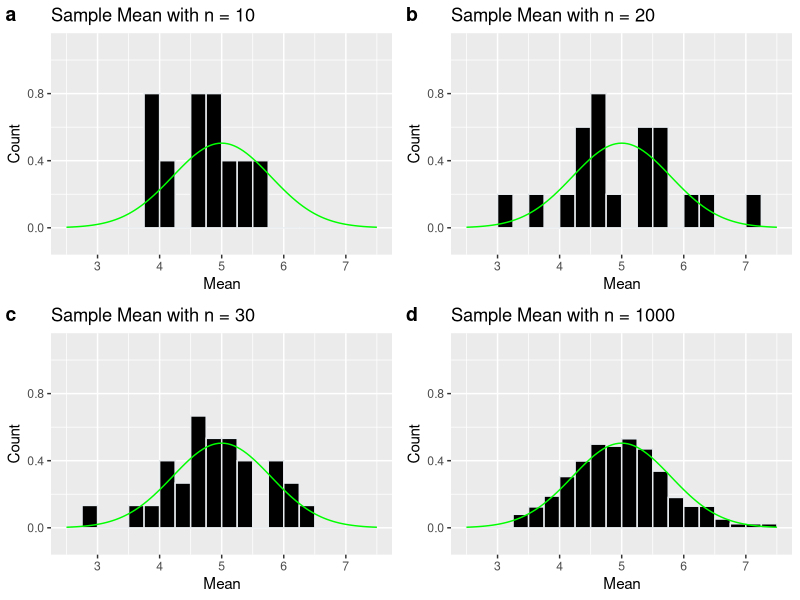

The R script that drew this image:
## ---- chunk 1
knitr::opts_chunk$set(echo = TRUE)
## ---- chunk 2
options(scipen = 999)
options(digits = 3)

# Verify the simulation data is formatted as a list of n matrices
VERIFY_SOURCE_FILE = FALSE    # store to file
VERIFY_SOURCE_SCR  = FALSE    # print to screen
RUN_SIM_VERIFY     = FALSE    # run verification tests

# Verify the mean column data is stored as a list of lists.
VERIFY_MEAN_DISTRIB_FILE  = FALSE
VERIFY_MEAN_DISTRIB_SCR   = FALSE
RUN_VERIFY_MEAN_DISTRIB   = FALSE

# Verify the simulation data 
VERIFY_SAMPLE_STATS_FILE  = FALSE
VERIFY_SAMPLE_STATS_SCR   = FALSE
RUN_VERIFY_STATS          = FALSE

# Verify the mean distribution images 
VERIFY_MEAN_DIST_IMG      = TRUE
RUN_MEAN_DIST_IMG         = TRUE

library(dplyr)
library(ggplot2)
library(gridExtra)
library(knitr)
library(kableExtra)
library(ggpubr)
library(matrixStats)

set.seed(2063)

## ---- chunk 3

generateSimData <- function(sampleRepetition, sampleSize, lambda)
{
  if(RUN_SIM_VERIFY & VERIFY_MEAN_DISTRIB_SCR & TRUE)
  {
    print("generateSimData: verify inputs")
    print(paste0("sampleRepetitions = ", sampleRepetition))
    print(paste0("sampleSize   = ", sampleSize))
    print(paste0("lambda       = ", lambda))
  }

  # ----------------------------------------------------------------------------------
  simData <- list()

  for (i in 1:length(sampleRepetition)) {
    simData[[i]] <- matrix(rexp(sampleRepetition[i]*sampleSize, lambda), 
                                   nrow = sampleSize, ncol = sampleRepetition[i])
  }
  # ----------------------------------------------------------------------------------

  if(RUN_SIM_VERIFY & VERIFY_SOURCE_FILE & FALSE)
  {
    print("generateSimData: store in simData_#.csv")
    filename <- paste0("simData_", sampleRepetition[i], ".csv")
    write.csv(sampleMatrix, filename, row.names=FALSE)
  }

  if(RUN_SIM_VERIFY & VERIFY_SOURCE_SCR & TRUE)
  {
    print("generateSimData: ")
    print(simData)
  }

  return (simData)
}

if(RUN_SIM_VERIFY & TRUE)
{
  lambda       <- 0.2
  sampleSize   <- 40
  sampleRepetition  <- c(10, 20, 30, 40)
  
  simData <- generateSimData(sampleRepetition, sampleSize, lambda)

  print("RUN_SIM_VERIFY: simData")
  print(simData)
}

## ---- chunk 4

calcMeanDistributions <- function(sampleRepetition, simData)
{
  if(RUN_VERIFY_MEAN_DISTRIB & VERIFY_MEAN_DISTRIB_SCR & TRUE)
  {
    print("generateSimData: verify inputs")
    print(paste0("sampleRepetitions = ", sampleRepetition))
    # print("simData = ")
    # print(simData)
    print("Test sim data separately")
  }

  # ----------------------------------------------------------------------------------
  meanDistributions <- list()
  
  for (i in 1:length(sampleRepetition)) {
    meanDistributions[[i]]   <- colMeans(simData[[i]])
  }
  # ----------------------------------------------------------------------------------
 
  return (meanDistributions)
}

if(RUN_VERIFY_MEAN_DISTRIB & TRUE)
{
  print("RUN_VERIFY_MEAN_DISTRIB: meanDistributions")
  lambda       <- 0.2
  sampleSize   <- 40
  sampleRepetition  <- c(10, 20, 30, 40)
  
  simData           <- generateSimData(sampleRepetition, sampleSize, lambda)
  meanDistributions <- calcMeanDistributions(sampleRepetition, simData)

  print("RUN_VERIFY_MEAN_DISTRIB: meanDistributions")
  print(meanDistributions)
}

## ---- chunk 5

getSampleMeansStats <- function (sampleRepetition, meanDistributions, mu, var)
{
  if(RUN_VERIFY_STATS & VERIFY_SAMPLE_STATS_SCR & TRUE)
  {
    print("getSampleMeansStats: verify inputs")
    print(paste0("sampleRepetitions = ", sampleRepetition))
    print(paste0("mu           = ", mu))
    print(paste0("var          = ", var))
    # print("meanDistributions = ")
    # print(meanDistributions)
    print("Test meanDistributions separately")
  }

  # -----------------------------------------------------------------------------
  sampleStats <- data.frame(N_obs = integer(), mu = double(), muErr = double(), 
                            variation = double(), varErr = double())  
  for (i in 1:length(sampleRepetition)) {
    xbar     <- mean(meanDistributions[[i]])
    variance <- var(meanDistributions[[i]])

    sampleStats  <- rbind(sampleStats, 
                           c(sampleRepetition[i], xbar, abs((mu - xbar)/xbar),
                             variance, abs((var - variance)/variance)))
  }
  colnames(sampleStats) <- c("NRep", "Mean", "AbsErr_Mean", "Variance", "AbsEr_Var")
  # -----------------------------------------------------------------------------
  
  return (sampleStats)
}

if(RUN_VERIFY_STATS & TRUE)
{
  lambda       <- 0.2
  sampleSize   <- 40
  mu           <- 1/lambda
  var          <- mu^2/sqrt(sampleSize)
  sampleRepetition  <- c(10, 20, 30, 40)

  simData           <- generateSimData(sampleRepetition, sampleSize, lambda)
  meanDistributions <- calcMeanDistributions(sampleRepetition, simData)
  sampleMeansStats  <- getSampleMeansStats(sampleRepetition, meanDistributions, mu, var)
  print("RUN_VERIFY_STATS: sampleMeansStats")
  print(sampleMeansStats)
}

## ---- chunk 6

imageMeanDistribution <- function(sampleRepetition, sampleSize, meanDistributions, 
                                  binRange, binName, mu, var)
{
  if(RUN_MEAN_DIST_IMG & VERIFY_MEAN_DIST_IMG & FALSE)
  {
    print("imageMeanDistribution: verify inputs")
    print(paste0("sampleRepetitions = ", sampleRepetition))
    print(paste0("binRange          = ", binRange))
    print(paste0("binName           = ", binName))
    print(paste0("binName           = ", class(binName)))
    print(paste0("sampleSize        = ", sampleSize))
    # print("meanDistributions = ")
    # print(meanDistributions)
    print("Test meanDistributions separately")
  }

  # -----------------------------------------------------------------------------
  label <- c("a", "b","c","d")
  pltList <- list()

  for (i in 1:length(sampleRepetition)) {
    frame  <- data.frame(pdf = meanDistributions[[i]])
    colnames(frame) <- c("pdf")

    if(RUN_MEAN_DIST_IMG & VERIFY_MEAN_DIST_IMG & TRUE)
    {
      print(paste0("imageMeanDistribution: len binRange:    ", length(binRange)))
      print(paste0("imageMeanDistribution: len binName:     ", length(binName)))
      print(paste0("imageMeanDistribution: len binName:     ", binName))
      print("imageMeanDistribution: -------------------- frame")
      print(frame)
    }

    pltList[[i]] <- ggplot(frame, aes(x = pdf)) +
      geom_histogram(aes(y=..density..), breaks = binRange, fill="#000000", color="#e9ecef") +
      stat_function(fun = function (x)
        dnorm(x, mean =  mu, sd = mu/sqrt(sampleSize)),
        color = "green") +
      ggtitle(paste0("Sample Mean with n = ", sampleRepetition[i])) +
      scale_x_continuous(limits = c(2.5, 7.5), "Mean") +
      scale_y_continuous(limits = c(-0.1, 1.1), "Count")

    # plot(pltList[[1]])

  }

  plt <- ggarrange(pltList[[1]], pltList[[2]], pltList[[3]], pltList[[4]],
          labels = label,
          ncol = 2, nrow = 2)

  ggsave(plot = plt, width = 6.0, height = 4.0, dpi = 300,
         filename = "distribution.png")
  # -----------------------------------------------------------------------------

}

if(RUN_MEAN_DIST_IMG & TRUE)
{
  lambda       <- 0.2
  sampleSize   <- 40
  mu           <- 1/lambda
  var          <- mu^2/sqrt(sampleSize)
  sampleRepetition  <- c(10, 20, 30, 1000)
  binRange          <- seq(2.5, 7.5, by = 0.25)
  binName           <- list()

  for (i in 1:(length(binRange)-1)) {
    print(paste0("[", binRange[i], ", ", binRange[i+1], ")"))
    binName <- append(binName, paste0("[", binRange[i], ", ", binRange[i+1], ")"))
  }

  simData           <- generateSimData(sampleRepetition, sampleSize, lambda)
  meanDistributions <- calcMeanDistributions(sampleRepetition, simData)
  imageMeanDistribution(sampleRepetition, sampleSize, meanDistributions, 
                        binRange, binName, mu, var)
  print("RUN_MEAN_DIST_IMG: check image")
}


## ---- chunk 7
# 
# doses    = c(0.5, 1.0, 2.0) # mg/day
# delivery = c("OJ", "AA")    # delivery of AA, OJ - Orange Juice, AA - Ascorbic Acid
# 
# nPigs    <- 60
# nLength  <- nPigs/(length(doses)*length(delivery))
# nBins    <- nPigs/nLength
# bw <- c(3, 3, 4, 3, 3, 4)
# p <- list()
# 
#   doseFactor  <- as.factor(ToothGrowth$dose)
#   allFactor   <- as.factor(paste0(ToothGrowth$supp, "-", ToothGrowth$dose))
#   
#   ToothGrowth <- cbind(ToothGrowth, doseFactor)
#   ToothGrowth <- cbind(ToothGrowth, allFactor)
#   # print("All factor")
#   # print(allFactor)
#   # print(ToothGrowth)
# 
# createTeethData <- function ()
# {
#   teethDF <- data.frame(matrix(0, nrow = 10, ncol = 0))
#   # toothLen <- ToothGrowth$len
#   treatmentName <- c()
#   # print("ToothGrowth:")
#   # print(class(ToothGrowth))
#   # print(ToothGrowth)
#   # print("toothLen:")
#   # print(class(toothLen))
#   # print(toothLen)
#   # print(toothLen[1:10])
#   for (i in 1:nBins){
#     # print(ToothGrowth[((i-1)*nLength + 1) : (i*nLength),])
#     # print(cbind(ToothGrowth[((i-1)*nLength + 1) : (i*nLength),]))
#     # print(paste0(i, " start = ", (i-1)*nLength + 1, " end = ", i*nLength))
#     # print(toothLen[((i-1)*nLength + 1) : (i*nLength)])
#     # print("------------------------------------")
#     # # teethDF <- cbind(teethDF, toothLen[((i-1)*nLength + 1) : (i*nLength)])
#     # treatmentName[i] <- paste0(ToothGrowth$supp[(i - 1)*10 + 1], 
#     #                            "_",  ToothGrowth$dose[(i - 1)*10 + 1])
#   }
#   # colnames(ToothGrowth) <- treatmentName
#   # print(ToothGrowth)
#   # print(toothLen)
#   # print(teethDF)
#   
#   return (teethDF)

# }
## ---- chunk 8

# createConvergencePlot <- function()
# {
  # setSource()
  # sampleStats  <- generateSampleStats(n, meansVector)
  # meansVector   <- setSource(sampleRepetition)
  # sampleStats  <- generateSampleStats(n, meansVector)
  # 
  # print("generateSampleStats: sampleStats")
  # print(sampleStats)

#   statDF <- cbind(statDF, variance = statDF$Variance + 5)
# 
#   print("createConvergencePlot:statDF")
#   print(statDF)
# 
#   graphTics   <- c(5, 10, 100, 1000, 10000, 100000, 1000000, 10000000)
# 
#   plt <- ggplot(statDF, aes(x = Size)) +
#     geom_line(aes(y=Mean, color='Mean')) +
#     geom_line(aes(y=Variance, color='Variance')) +
#     geom_hline(yintercept = 5.625, color="1/lambda") +
#     geom_hline(yintercept = 5, color="1/lambda") +
#     scale_x_log10(breaks = graphTics, limits = c(sampleRepetition[1],
#                   sampleRepetition[28]+1)) +
#     scale_y_continuous(limits = c( 4.0, 6.0 ), "Mean",
#     sec.axis = sec_axis(~ . - 5.0, name = "Variance")) +
#     ggtitle("Sample Mean and Variance") + xlab("Sample Size (log n)") +
#     scale_color_manual(
#       name='Statistic', breaks=c('Mean', 'Variance',"1/lambda"),
#       values=c('Mean'='blue', 'Variance'='red', "1/lambda"='black')) +
#     theme(plot.title = element_text(size = 10, hjust = 0.5),
#           axis.title.x = element_text(size = 8),
#           axis.title.y = element_text(size = 8),
#           axis.text.x = element_text(face="bold", size=6),
#           axis.text.y = element_text(face="bold", size=6),
#           legend.title = element_text(size = 6),
#           legend.text = element_text(size = 6),
#           legend.key.size = unit(2, 'mm'),
#           legend.position = c(0.85, 0.75))
# 
#   ggsave(plot = plt, width = 4.0, height = 2.5, dpi = 300,
#          filename = "converge.png")
# 
#   
# }
# 
# if(EXAMPLE & TEST_CONVERGE)
# {
#   colDistribution <- setSource()
#   createConvergencePlot()
# }

## ---- chunk 9
# 
# createDotPlot <- function (x_axis)
# {
#   ToothGrowth$dotColor <- c(rep("blue",10),
#                             rep("green",10),
#                             rep("orange",10),
#                             rep("purple",10),
#                             rep("yellow",10),
#                             rep("red",10))
# 
#   g <- ggplot(ToothGrowth, aes_string(x = x_axis, y = "len"))
#   g + geom_boxplot() +
#     geom_dotplot(binaxis='y',
#                  stackdir='center',
#                  dotsize = .5,
#                  fill = ToothGrowth$dotColor) +
#     labs(title="Effect of Vitamin C on Tooth Growth",
#          subtitle="Delivery and Dosage",
#          caption="Source: ???",
#          x="Delivery (OJ, VC), Dosage(0.5, 1.0, 2.0)",
#          y="Tooth Length")
# 
# }

## ---- chunk 10

# createConvergencePlot()
# createHistograms()
# createDotPlot("allFactor")

## ---- chunk 11
# 
#   statData <- data.frame(n = c(sampleStats$size[1],
#                           sampleStats$size[10],
#                           sampleStats$size[19],
#                           sampleStats$size[28]),
#                  Mean = c(sampleStats$mean[1],
#                           sampleStats$mean[10],
#                           sampleStats$mean[19],
#                           sampleStats$mean[28]),
#                  Deviation = c(sampleStats$st_dev[1],
#                                sampleStats$st_dev[10],
#                                sampleStats$st_dev[19],
#                                sampleStats$st_dev[28]))

# summarise_all(c("len", "dose"), mean)


## ---- chunk 12
#
#   histogramData <-
#     data.frame(
#       n          = c(n[1], n[10],
#                      n[19], n[21]),
#       Mean       = c(round(sampleMean[[1]]),
#                          round(sampleMean[[2]]),
#                          round(sampleMean[[3]]),
#                          round(sampleMean[[4]])),
#       DeltaMu    = c("- - - -",
#                          round(sampleMean[[2]] - sampleMean[[1]], digits = 3),
#                          round(sampleMean[[3]] - sampleMean[[2]], digits = 3),
#                          round(sampleMean[[4]] - sampleMean[[3]], digits = 3)),
#       Sigma      = c(sampleDeviation[[1]],
#                          sampleDeviation[[2]],
#                          sampleDeviation[[3]],
#                          sampleDeviation[[4]]),
#       DeltaSigma = c("- - - -",
#                      round(sampleDeviation[[2]] - sampleDeviation[[1]],
#                            digits = 3),
#                      round(sampleDeviation[[3]] - sampleDeviation[[2]],
#                            digits = 3),
#                      round(sampleDeviation[[4]] - sampleDeviation[[3]],
#                            digits = 3))
#       )

## ---- chunk 13

  # sampleMean      <- list()
  # sampleDeviation <- list()
  # comparisonSet <- c(1, 3, 10, 28)
  #
  # for (i in 1:length(comparisonSet)) {
  #   sampleMean[[i]]      <- mean(colDistributions[,comparisonSet[[i]]])
  #   sampleDeviation[[i]] <- sd(colDistributions[,comparisonSet[[i]]])
  # }

## ---- chunk 14

# setSource <- function ()
# {
#   for (i in 1:length(sampleRepetition)) {
#     # sampleMatrix <- matrix(rexp(sampleRepetition[i]*sample, lambda), 
#     #                                nrow = sampleRepetition[i], ncol = sample)
#     sampleMatrix <- matrix(rexp(sampleRepetition[i]*sample, lambda), 
#                                    nrow = sample, ncol = sampleRepetition[i])
# 
#     if((EXAMPLE & TEST_SOURCE) | FALSE)
#     {
#       filename <- paste0("sampleMatrix", sampleRepetition[i], ".csv")
#       write.csv(sampleMatrix, filename, row.names=FALSE)
#     }
# 
#     colDistribution   <- colMeans(sampleMatrix)
#     xbar      <- mean(colDistribution)
#     colVar    <- var(colDistribution)
# 
#     pdfList[i]  <<- list(colDistribution)
#     statDF      <<- rbind(statDF, c(sampleRepetition[i], xbar, colVar))
# 
#     if((EXAMPLE & TEST_SOURCE) | FALSE)
#     {
#       print("colDistribution")
#       # print(colDistribution)
#   
#       filename <- paste0("colDistribution", sampleRepetition[i], ".csv")
#       write.csv(colDistribution, filename, row.names=FALSE)
#   
#   
#       # colVar    <- 0
#       # for (j in 1:length(colDistribution)) {
#       #   colVar <- colVar + (colDistribution[j] - xbar)^2
#       # }
#       # colVar <- colVar/(sampleRepetition[i] - 1) # / sqrt(sampleRepetition[i])
#   
#       print(paste0("xbar = ", xbar, " colVar = ", colVar))
#     }
#   }
# 
#   colnames(statDF) <<- c("Size", "Mean", "Variance")
#   if((EXAMPLE & TEST_SOURCE) | FALSE)
#   {
#     print("class(colDistribution)")
#     print(is.matrix(colDistribution))
#     print(length(colDistribution))
# 
#     print("statDF out")
#     print(statDF)
#     # print("pdfList ")
#     # print(pdfList)
#   }
#   
#   print("setSource: statDF out")
#   print(statDF)
# 
#   return (colDistribution)
# }
# 
# 

### Generate sample stats

# ```{r generateSampleStats, echo=FALSE}
# generateSampleStats <- function (colDistribution)
# {
#   print("generateSampleStats: colDistribution")
#   # print(dim(colDistribution))
#   # print(colDistribution)
# 
#   sampleStats         <- data.frame()
#   for (i in 1:length(sampleRepetition)) {
#     # print("generateSampleStats: length(meansVector[i,]")
#     # print(length(meansVector[i,]))
#     # print("generateSampleStats: meansVector[i]")
#     # print(meansVector)
#     sampleStats  <-
#       rbind(sampleStats, list(sampleRepetition[i], mean(meansVector[i,]), var(meansVector[i,])))
#   }
#   colnames(sampleStats) <- c("Size", "Mean", "Variance")
# 
#   print("generateSampleStats: sampleStats")
#   # print(sampleStats)
#   filename <- paste0("sampleStats", n[i], ".csv")
#   write.csv(sampleStats, filename, row.names = FALSE)
# 
#   return (sampleStats)
# }
# # meansVector   <- setSource(sampleRepetition)
# # sampleStats  <- generateSampleStats(n, meansVector)
# 
# 
# if(EXAMPLE & SET_SOURCE)
# {
#   colDistribution <- setSource()
#   generateSampleStats(colDistribution)
# }
